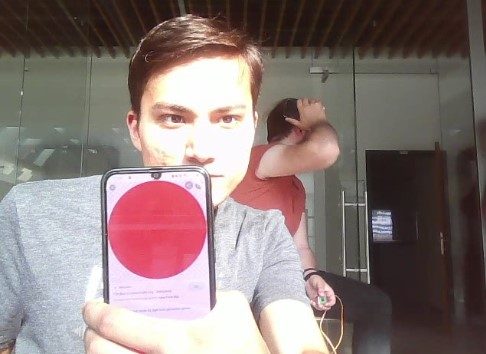
#> input picture p_DifferentColorSpaceTests/v2TestImage.jpg, 486 x 354 px
$ python RedColorDetectionWithHSV.py
#> lines starting #> are read from the running program, lines starting #| are printed output that depends on the picture; after the words box and inside, x2 and y2 are one past the last pixel; in counts of white or black regions, pixels touching at a corner belong together
# It can be easier to use different color spaces instead of RGB
# There is no one true color space and one true color range
# It depends on what kind of task you want do achieve
# You can change the range parameters and observe the changes.

import cv2
import numpy as np

image = cv2.imread("v2TestImage.jpg")
#> image is the input picture: shape (354, 486, 3); mean B, G, R 120.6, 122.4, 138.2
# Also try v2TestImage2.jpg

# Red color ranges for HSV Color space
HSVLower1 = np.array([0, 100, 20])
HSVUpper1 = np.array([10, 255, 255])

HSVLower2 = np.array([120,60,20])
HSVUpper2 = np.array([179,255,255])

HSVImage = cv2.cvtColor(image,cv2.COLOR_BGR2HSV)
#> HSVImage: shape (354, 486, 3); mean H, S, V 58.9, 55.5, 141.1

# we create two masks and combine them to have a better red color catch.
# So, we could use just one of them.
# You will understand better when you observe HSVMask1, HSVMask2 and HSVFullMask

HSVMask1 = cv2.inRange(HSVImage,HSVLower1,HSVUpper1)
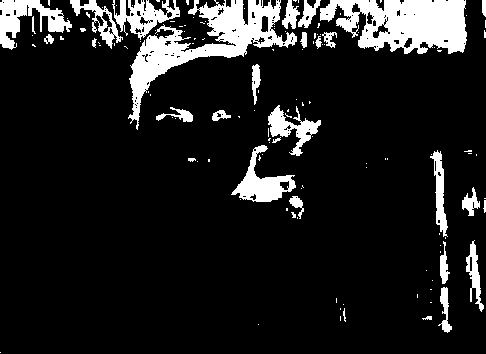
#> HSVMask1: shape (354, 486); 12.3% white; 133 white regions (103 under 20 px), largest, box (x1, y1, x2, y2) and area: (128, 0, 297, 130) 5768, (320, 0, 467, 54) 5475, (0, 0, 72, 50) 1545
HSVMask2 = cv2.inRange(HSVImage,HSVLower2,HSVUpper2)
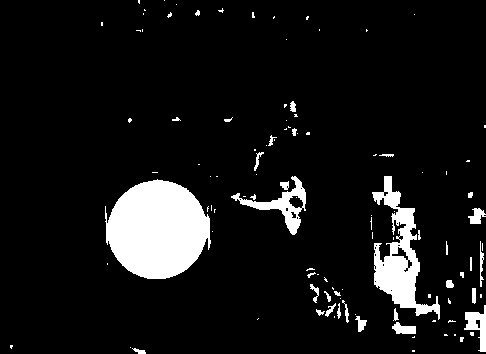
#> HSVMask2: shape (354, 486); 8.6% white; 108 white regions (74 under 20 px), largest, box (x1, y1, x2, y2) and area: (105, 179, 211, 279) 7899, (372, 176, 440, 320) 3381, (231, 176, 306, 235) 1093

HSVFullMask = HSVMask1 + HSVMask2
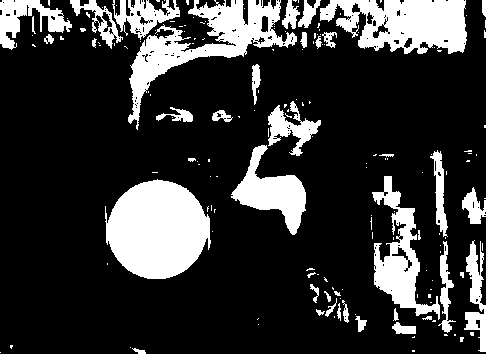
#> HSVFullMask: shape (354, 486); 20.9% white; 172 white regions (130 under 20 px), largest, box (x1, y1, x2, y2) and area: (105, 179, 211, 279) 7899, (128, 0, 297, 130) 5835, (320, 0, 467, 54) 5480

result = cv2.bitwise_and(image,image,mask=HSVFullMask)
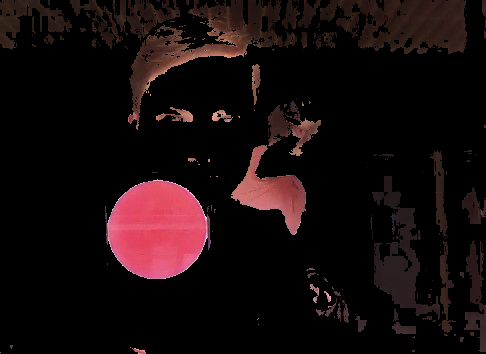
#> result: shape (354, 486, 3); mean B, G, R 11.8, 11.2, 22.2

cv2.imshow("Original Image",image)
cv2.imshow("HSV Image",HSVImage)
cv2.imshow("HSV Mask1", HSVMask1)
cv2.imshow("HSV Mask2", HSVMask2)
cv2.imshow("HSV Full Mask", HSVFullMask)
cv2.imshow("HSV Result",result)

cv2.waitKey(0)
cv2.destroyAllWindows()

$ run again, with p_DifferentColorSpaceTests/v2TestImage2.jpg copied over p_DifferentColorSpaceTests/v2TestImage.jpg
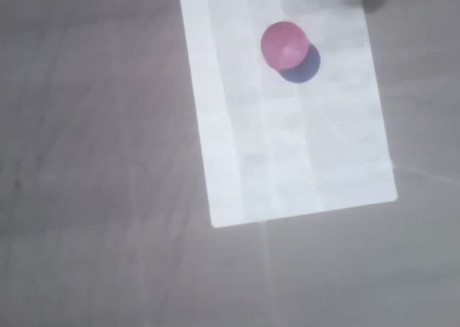
#> input picture p_DifferentColorSpaceTests/v2TestImage2.jpg, 460 x 327 px
#> image is the input picture: shape (327, 460, 3); mean B, G, R 155.6, 148.8, 148.4
#> HSVImage: shape (327, 460, 3); mean H, S, V 120.1, 14.4, 155.8
#> HSVMask1: shape (327, 460); every value is 0
#> `HSVMask2 = cv2.inRange(HSVImage,HSVLower2,HSVUpper2)`:
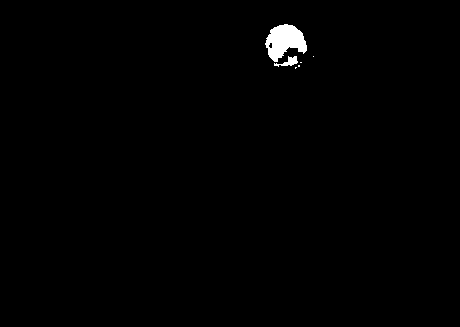
#> HSVMask2: shape (327, 460); 0.74% white; 6 white regions (4 under 20 px), largest, box (x1, y1, x2, y2) and area: (265, 24, 307, 62) 985, (274, 56, 298, 67) 114
